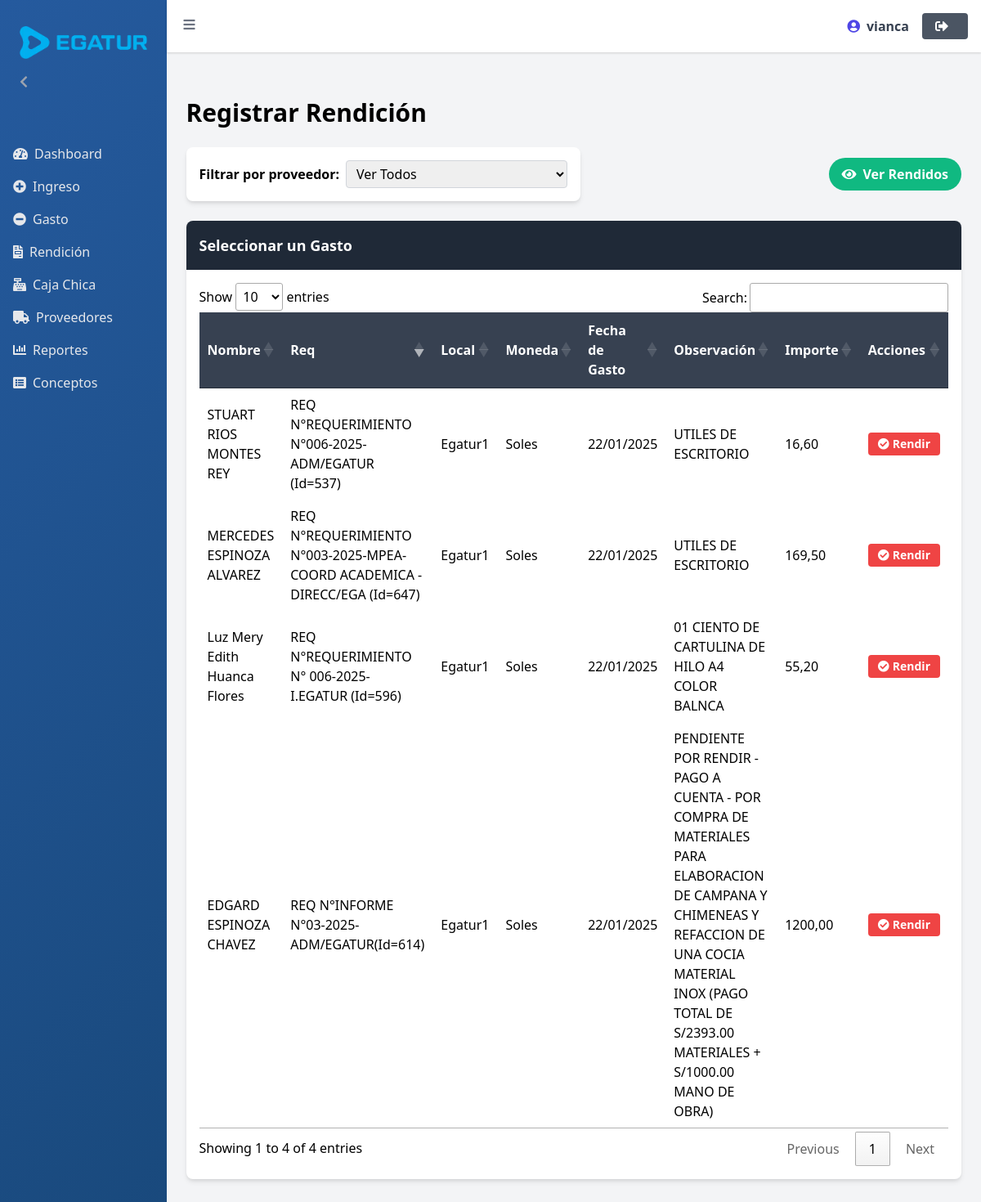
The app's page /rendicion/ (signed in), older data.
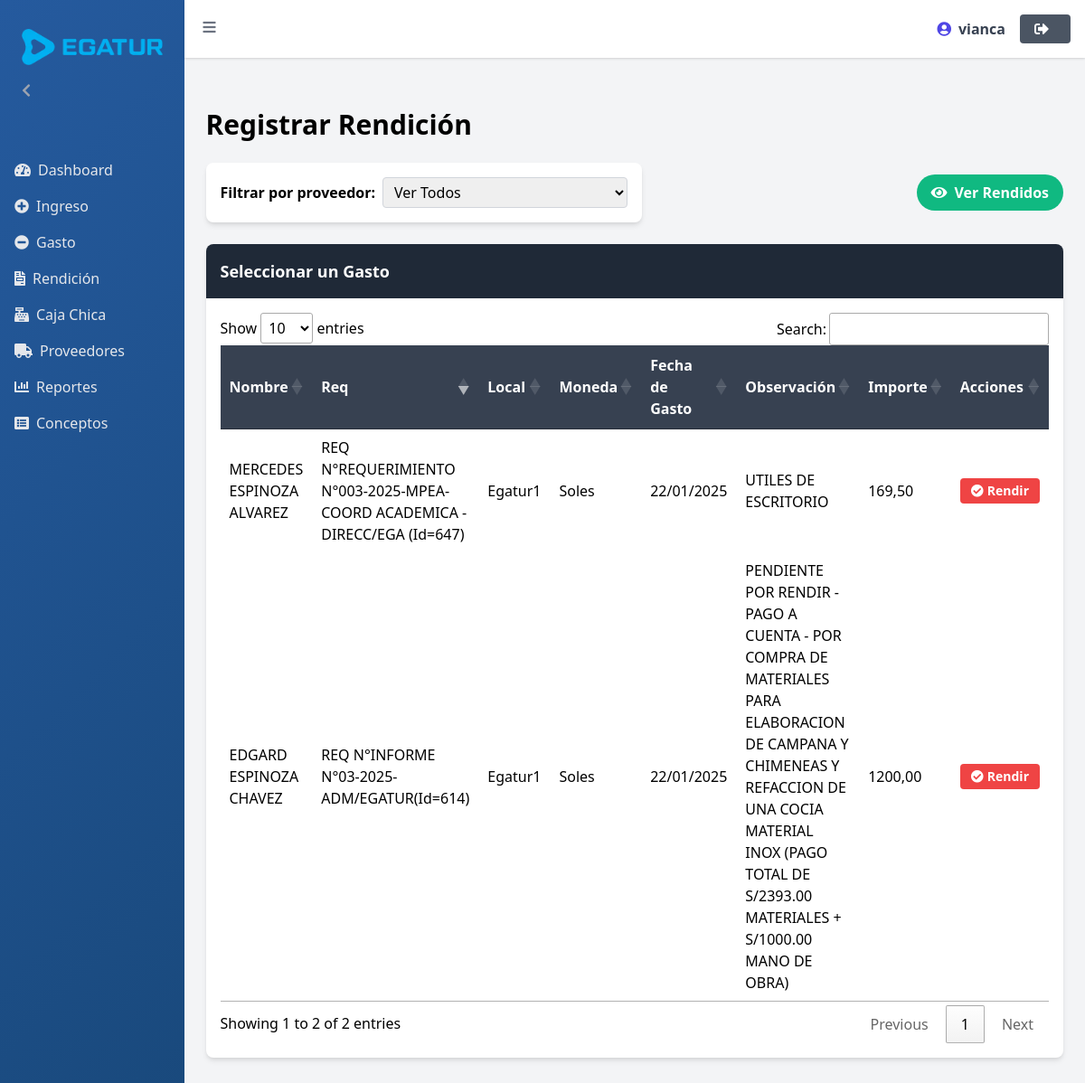
The same page, newer data.
### myapp/models.py (models this page shows, shortened)
class Gasto(models.Model):
    usuario_creador = models.ForeignKey(User,on_delete=models.SET_NULL,null=True,blank=True,related_name='gastos_creados')
    fecha_registro = models.DateField(auto_now_add=True,blank=True, null=True)  # Esta l¨ªnea agregar¨¢ la fecha autom¨¢tica
    fecha_gasto = models.DateField(blank=True, null=True)
    concepto_nivel_1 = models.ForeignKey(Concepto, null=True, blank=True, related_name='nivel_1', on_delete=models.CASCADE)
    concepto_nivel_2 = models.ForeignKey(Concepto, null=True, blank=True, related_name='nivel_2', on_delete=models.CASCADE)
    concepto_nivel_3 = models.ForeignKey(Concepto, null=True, blank=True, related_name='nivel_3', on_delete=models.CASCADE)
    nombre_proveedor = models.ForeignKey(Proveedor,on_delete=models.SET_NULL,null=True,blank=True,related_name='gastos')
    local = models.ForeignKey(Local, null=True, blank=True, on_delete=models.SET_NULL, related_name='gastos_local')
    tipo_comprobante = models.CharField(max_length=50, null=True, blank=True)
    num_comprobante = models.CharField(max_length=80, null=True, blank=True)  # Campo agregado
    fecha_emision_comprobante = models.DateField(null=True, blank=True)  # Campo agregado
    numero_comprobante = models.CharField(max_length=80, null=True, blank=True)
    tipo_pago = models.CharField(max_length=50, null=True, blank=True)
    fecha_operacion = models.DateField(null=True, blank=True)
    codigo_operacion = models.CharField(max_length=50, null=True, blank=True)
    observacion = models.TextField(null=True, blank=True)
    importe = models.DecimalField(max_digits=10, decimal_places=2)
    moneda = models.CharField(max_length=50)
    rendido = models.BooleanField(default=False, null=True, blank=True)  # Nuevo campo agregado
    fecha_rendido = models.DateField(null=True, blank=True)
    id_requerimiento = models.CharField(max_length=100, null=True, blank=True)  # Campo nuevo para identificar el requerimiento
    num_requerimiento = models.CharField(max_length=100, null=True, blank=True)  # Campo nuevo para identificar el requerimiento
    campo_area = models.CharField(
        max_length=50,
        choices=[
            ('Sistemas', 'Sistemas'),
            ('Academico', 'Academico'),
            ('Imagen', 'Imagen'),
            ('Gerencia', 'Gerencia'),
            ('Administracion', 'Administracion'),
            ('Marketing', 'Marketing'),
            ('Ventas', 'Ventas'),
        ],
        null=True,
        blank=True
    )
    campo_mes = models.CharField(
        max_length=20,
        choices=[
            ('Enero', 'Enero'),
            ('Febrero', 'Febrero'),
            ('Marzo', 'Marzo'),
            ('Abril', 'Abril'),
            ('Mayo', 'Mayo'),
            ('Junio', 'Junio'),
            ('Julio', 'Julio'),
            ('Agosto', 'Agosto'),
            ('Septiembre', 'Septiembre'),
            ('Octubre', 'Octubre'),
            ('Noviembre', 'Noviembre'),
            ('Diciembre', 'Diciembre'),
        ],
        null=True,
        blank=True
    )
    banco = models.ForeignKey(Banco,on_delete=models.SET_NULL,null=True,blank=True,related_name='gastos_banco')
    prestamo = models.ForeignKey('Prestamo', null=True, blank=True, on_delete=models.SET_NULL, related_name='gastos')
    gasto_origen = models.ForeignKey(
        'self',  # Relación consigo mismo
        null=True,
        blank=True,
        on_delete=models.CASCADE,  # Si se borra el gasto original, se borran los generados
        related_name='gastos_generados'
    )

class Proveedor(models.Model):
    ruc_dni = models.CharField(max_length=13, unique=True)
    razon_social = models.CharField(max_length=255)
    nombre_comercial = models.CharField(max_length=255, null=True, blank=True)
    telefono = models.CharField(max_length=15, null=True, blank=True)
    nombre_contacto = models.CharField(max_length=255, null=True, blank=True)  # Nombre del contacto principal
    def __str__(self):
        return self.nombre_comercial or self.razon_social

class Local(models.Model):
    nombre_local = models.CharField(max_length=255)

### myapp/views.py (the view)
# urls.py: path('rendicion/', rendicion, name='rendicion'),
@login_required
def rendicion(request):
    today = date.today().isoformat()
    if request.user.is_superuser or request.user.is_staff:
        gastos_requerimientos = Gasto.objects.filter(
            Q(tipo_comprobante="Requerimiento") | Q(tipo_comprobante="Sin Requerimiento"),
            rendido=False,
            gasto_origen__isnull=True  # Filtrar por gasto_origen nulo
        )
    else:
        gastos_requerimientos = Gasto.objects.filter(
            tipo_comprobante="Requerimiento",
            rendido=False,
            gasto_origen__isnull=True,  # Filtrar por gasto_origen nulo
            usuario_creador=request.user
        )
    return render(request, "rendicion.html", {"today": today, "gastos": gastos_requerimientos})

### templates/rendicion.html (shortened to what this page needs)
{% extends 'base.html' %}
{% block content %}
<link rel="stylesheet" href="https://cdn.datatables.net/1.13.6/css/jquery.dataTables.min.css">
<link href="https://cdn.jsdelivr.net/npm/tailwindcss@2.2.19/dist/tailwind.min.css" rel="stylesheet">
<link rel="stylesheet" href="https://cdnjs.cloudflare.com/ajax/libs/font-awesome/5.15.4/css/all.min.css">
<link rel="stylesheet" href="https://cdnjs.cloudflare.com/ajax/libs/toastr.js/latest/toastr.min.css">
<link href="https://cdn.jsdelivr.net/npm/bootstrap-icons/font/bootstrap-icons.css" rel="stylesheet">
<main class="container mx-auto py-8">
  <h2 class="text-3xl font-bold mb-6">Registrar Rendición</h2>
  <div class="flex justify-between items-center mb-6">
    <div class="bg-white shadow-md rounded-lg p-4 flex items-center">
      <label for="filtro-proveedor" class="font-bold mr-2">Filtrar por proveedor:</label>
      <select id="filtro-proveedor" class="border border-gray-300 rounded px-2 py-1">
        <option value="todos">Ver Todos</option>
      </select>
    </div>
<a href="{% url 'ver_rendidos' %}" class="bg-green-500 text-white font-bold py-2 px-4 rounded-full inline-flex items-center pulse-animation">
    <i class="fas fa-eye mr-2"></i> Ver Rendidos
</a>
  </div>
  <div class="bg-white shadow-md rounded-lg overflow-hidden">
    <div class="bg-gray-800 text-white p-4">
      <h3 class="text-lg font-bold">Seleccionar un Gasto</h3>
    </div>
    <div class="p-4">
      <table id="tabla-gastos" class="min-w-full table-auto border-collapse">
        <thead class="bg-gray-700 text-white">
          <tr>
            <th class="px-4 py-2 text-left">Nombre</th>
            <th class="px-4 py-2 text-left">Req</th>
            <th class="px-4 py-2 text-left">Local</th>
            <th class="px-4 py-2 text-left">Moneda</th>
            <th class="px-4 py-2 text-left">Fecha de Gasto</th>
            <th class="px-4 py-2 text-left">Observación</th>
            <th class="px-4 py-2 text-left">Importe</th>
            <th class="px-4 py-2 text-left">Acciones</th>
          </tr>
        </thead>
        <tbody class="divide-y divide-gray-300">
          {% for gasto in gastos %}
    <tr class="hover:bg-gray-100" data-proveedor="{{ gasto.nombre_proveedor|default:"Sin proveedor" }}">
            <td class="px-4 py-2">{{ gasto.nombre_proveedor|default:"Sin proveedor" }}</td>
            <td class="px-4 py-2">REQ N°{{gasto.num_requerimiento}}(Id={{gasto.id_requerimiento}})</td>
            <td class="px-4 py-2">{{ gasto.local.nombre_local }}</td>
            <td class="px-4 py-2">{{ gasto.moneda }}</td>
            <td class="px-4 py-2">{{ gasto.fecha_gasto|date:"d/m/Y" }}</td>
            <td class="px-4 py-2">{{ gasto.observacion|default:"Sin observación" }}</td>
            <td class="px-4 py-2">{{ gasto.importe }}</td>
            <td class="px-4 py-2">
{% if gasto.usuario_creador == user %}
  <a href="{% url 'registrar_rendiciones' gasto.id %}" class="bg-red-500 hover:bg-red-600 text-white font-bold py-1 px-3 rounded text-sm inline-flex items-center">
    <i class="fas fa-check-circle mr-1"></i>
    Rendir
  </a>
{% else %}
  <button class="bg-gray-500 text-white font-bold py-1 px-3 rounded text-sm inline-flex items-center cursor-not-allowed" disabled>
    <i class="fas fa-ban mr-1"></i>
    Rendir (Inactivo)
  </button>
{% endif %}
            </td>
          </tr>
          {% endfor %}
        </tbody>
      </table>
    </div>
  </div>
</main>
{% endblock %}

Row changes from the older to the newer data that the page shows:
no longer on this page (row edited): Gasto: nombre_proveedor "Luz Mery Edith Huanca Flores", num_requerimiento "REQUERIMIENTO N° 006-2025-I.EGATUR", id_requerimiento "596", local.nombre_local "Egatur1", moneda "Soles", fecha_gasto "22/01/2025", observacion "01 CIENTO DE CARTULINA DE HILO A4 COLOR BALNCA", importe "55,20", shows "Rendir"
no longer on this page (row edited): Gasto: nombre_proveedor "STUART RIOS MONTES REY", num_requerimiento "REQUERIMIENTO N°006-2025-ADM/EGATUR", id_requerimiento "537", local.nombre_local "Egatur1", moneda "Soles", fecha_gasto "22/01/2025", observacion "UTILES DE ESCRITORIO", importe "16,60", shows "Rendir"
Text that changed along with them:
text written by a page script: "Show entries Search: Showing 1 to 4 of 4 entries Previous 1 Next" → "Show entries Search: Showing 1 to 2 of 2 entries Previous 1 Next"
